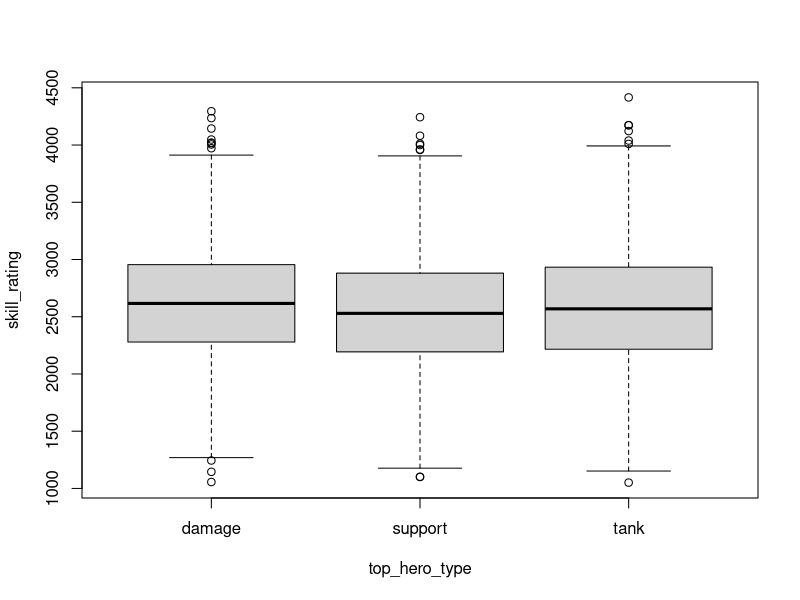
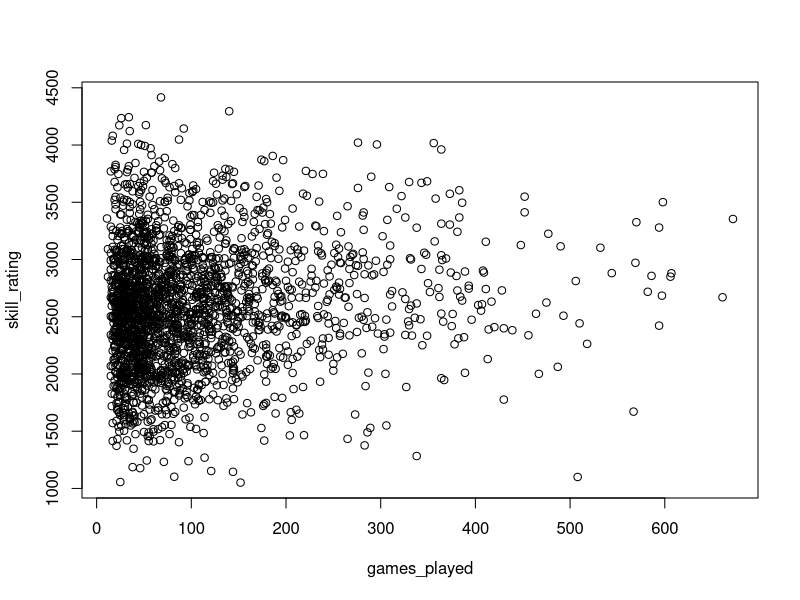

The R source for these figures, in order: (Note: this script raises an error after producing the figures.)
library(tidyverse)
library(corrplot)

df <- read_csv('data/clean-data.csv')

# clean up column names

df %>% head()

boxplot(skill_rating ~ top_hero_type, data=df)

plot(skill_rating ~ games_played, data=df)


plot(skill_rating ~ competitiveStats.careerStats.allHeroes.matchAwards.medals, data=df)

df %>% select(top_hero_type,
              best.meleeFinalBlowsMostInGame,
              average.objectiveTimeAvgPer10Min) %>% 
  is.na() %>% colSums
  

M <- cor(df %>% select_if(is.numeric))

sr_cor = M[row.names(M) == 'skill_rating', !(colnames(M) %in% c('rank', 'skill_rating'))]

sr_cor[which.max(sr_cor)]
sr_cor[which.min(sr_cor)]

fit = lm(scale(skill_rating) ~ . -rank -top_hero_type,
         data=df
         )
summary(fit)
?scale
plot(fitted(fit), resid(fit))

